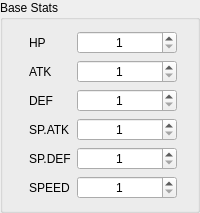
                   <widget class="QGroupBox" name="groupBox_baseStats">
                    <property name="title">
                     <string>Base Stats</string>
                    </property>
                    <layout class="QFormLayout" name="formLayout_baseStats">
                     <property name="formAlignment">
                      <set>Qt::AlignCenter</set>
                     </property>
                     <item row="0" column="0">
                      <widget class="QLabel" name="label">
                       <property name="text">
                        <string>HP</string>
                       </property>
                      </widget>
                     </item>
                     <item row="1" column="0">
                      <widget class="QLabel" name="label_5">
                       <property name="text">
                        <string>ATK</string>
                       </property>
                      </widget>
                     </item>
                     <item row="2" column="0">
                      <widget class="QLabel" name="label_7">
                       <property name="text">
                        <string>DEF</string>
                       </property>
                      </widget>
                     </item>
                     <item row="3" column="0">
                      <widget class="QLabel" name="label_9">
                       <property name="text">
                        <string>SP.ATK</string>
                       </property>
                      </widget>
                     </item>
                     <item row="4" column="0">
                      <widget class="QLabel" name="label_10">
                       <property name="text">
                        <string>SP.DEF</string>
                       </property>
                      </widget>
                     </item>
                     <item row="5" column="0">
                      <widget class="QLabel" name="label_11">
                       <property name="text">
                        <string>SPEED</string>
                       </property>
                      </widget>
                     </item>
                     <item row="0" column="1">
                      <widget class="QSpinBox" name="base_hp">
                       <property name="enabled">
                        <bool>true</bool>
                       </property>
                       <property name="sizePolicy">
                        <sizepolicy hsizetype="Expanding" vsizetype="Fixed">
                         <horstretch>0</horstretch>
                         <verstretch>0</verstretch>
                        </sizepolicy>
                       </property>
                       <property name="minimumSize">
                        <size>
                         <width>60</width>
                         <height>0</height>
                        </size>
                       </property>
                       <property name="maximumSize">
                        <size>
                         <width>100</width>
                         <height>16777215</height>
                        </size>
                       </property>
                       <property name="alignment">
                        <set>Qt::AlignCenter</set>
                       </property>
                       <property name="minimum">
                        <number>1</number>
                       </property>
                       <property name="maximum">
                        <number>255</number>
                       </property>
                      </widget>
                     </item>
                     <item row="1" column="1">
                      <widget class="QSpinBox" name="base_atk">
                       <property name="sizePolicy">
                        <sizepolicy hsizetype="Expanding" vsizetype="Fixed">
                         <horstretch>0</horstretch>
                         <verstretch>0</verstretch>
                        </sizepolicy>
                       </property>
                       <property name="minimumSize">
                        <size>
                         <width>60</width>
                         <height>0</height>
                        </size>
                       </property>
                       <property name="maximumSize">
                        <size>
                         <width>100</width>
                         <height>16777215</height>
                        </size>
                       </property>
                       <property name="alignment">
                        <set>Qt::AlignCenter</set>
                       </property>
                       <property name="minimum">
                        <number>1</number>
                       </property>
                       <property name="maximum">
                        <number>255</number>
                       </property>
                      </widget>
                     </item>
                     <item row="2" column="1">
                      <widget class="QSpinBox" name="base_def">
                       <property name="sizePolicy">
                        <sizepolicy hsizetype="Expanding" vsizetype="Fixed">
                         <horstretch>0</horstretch>
                         <verstretch>0</verstretch>
                        </sizepolicy>
                       </property>
                       <property name="minimumSize">
                        <size>
                         <width>60</width>
                         <height>0</height>
                        </size>
                       </property>
                       <property name="maximumSize">
                        <size>
                         <width>100</width>
                         <height>16777215</height>
                        </size>
                       </property>
                       <property name="alignment">
                        <set>Qt::AlignCenter</set>
                       </property>
                       <property name="minimum">
                        <number>1</number>
                       </property>
                       <property name="maximum">
                        <number>255</number>
                       </property>
                      </widget>
                     </item>
                     <item row="3" column="1">
                      <widget class="QSpinBox" name="base_spatk">
                       <property name="sizePolicy">
                        <sizepolicy hsizetype="Expanding" vsizetype="Fixed">
                         <horstretch>0</horstretch>
                         <verstretch>0</verstretch>
                        </sizepolicy>
                       </property>
                       <property name="minimumSize">
                        <size>
                         <width>60</width>
                         <height>0</height>
                        </size>
                       </property>
                       <property name="maximumSize">
                        <size>
                         <width>100</width>
                         <height>16777215</height>
                        </size>
                       </property>
                       <property name="alignment">
                        <set>Qt::AlignCenter</set>
                       </property>
                       <property name="minimum">
                        <number>1</number>
                       </property>
                       <property name="maximum">
                        <number>255</number>
                       </property>
                      </widget>
                     </item>
                     <item row="4" column="1">
                      <widget class="QSpinBox" name="base_spdef">
                       <property name="sizePolicy">
                        <sizepolicy hsizetype="Expanding" vsizetype="Fixed">
                         <horstretch>0</horstretch>
                         <verstretch>0</verstretch>
                        </sizepolicy>
                       </property>
                       <property name="minimumSize">
                        <size>
                         <width>60</width>
                         <height>0</height>
                        </size>
                       </property>
                       <property name="maximumSize">
                        <size>
                         <width>100</width>
                         <height>16777215</height>
                        </size>
                       </property>
                       <property name="alignment">
                        <set>Qt::AlignCenter</set>
                       </property>
                       <property name="minimum">
                        <number>1</number>
                       </property>
                       <property name="maximum">
                        <number>255</number>
                       </property>
                      </widget>
                     </item>
                     <item row="5" column="1">
                      <widget class="QSpinBox" name="base_speed">
                       <property name="sizePolicy">
                        <sizepolicy hsizetype="Expanding" vsizetype="Fixed">
                         <horstretch>0</horstretch>
                         <verstretch>0</verstretch>
                        </sizepolicy>
                       </property>
                       <property name="minimumSize">
                        <size>
                         <width>60</width>
                         <height>0</height>
                        </size>
                       </property>
                       <property name="maximumSize">
                        <size>
                         <width>100</width>
                         <height>16777215</height>
                        </size>
                       </property>
                       <property name="alignment">
                        <set>Qt::AlignCenter</set>
                       </property>
                       <property name="minimum">
                        <number>1</number>
                       </property>
                       <property name="maximum">
                        <number>255</number>
                       </property>
                      </widget>
                     </item>
                    </layout>
                   </widget>
